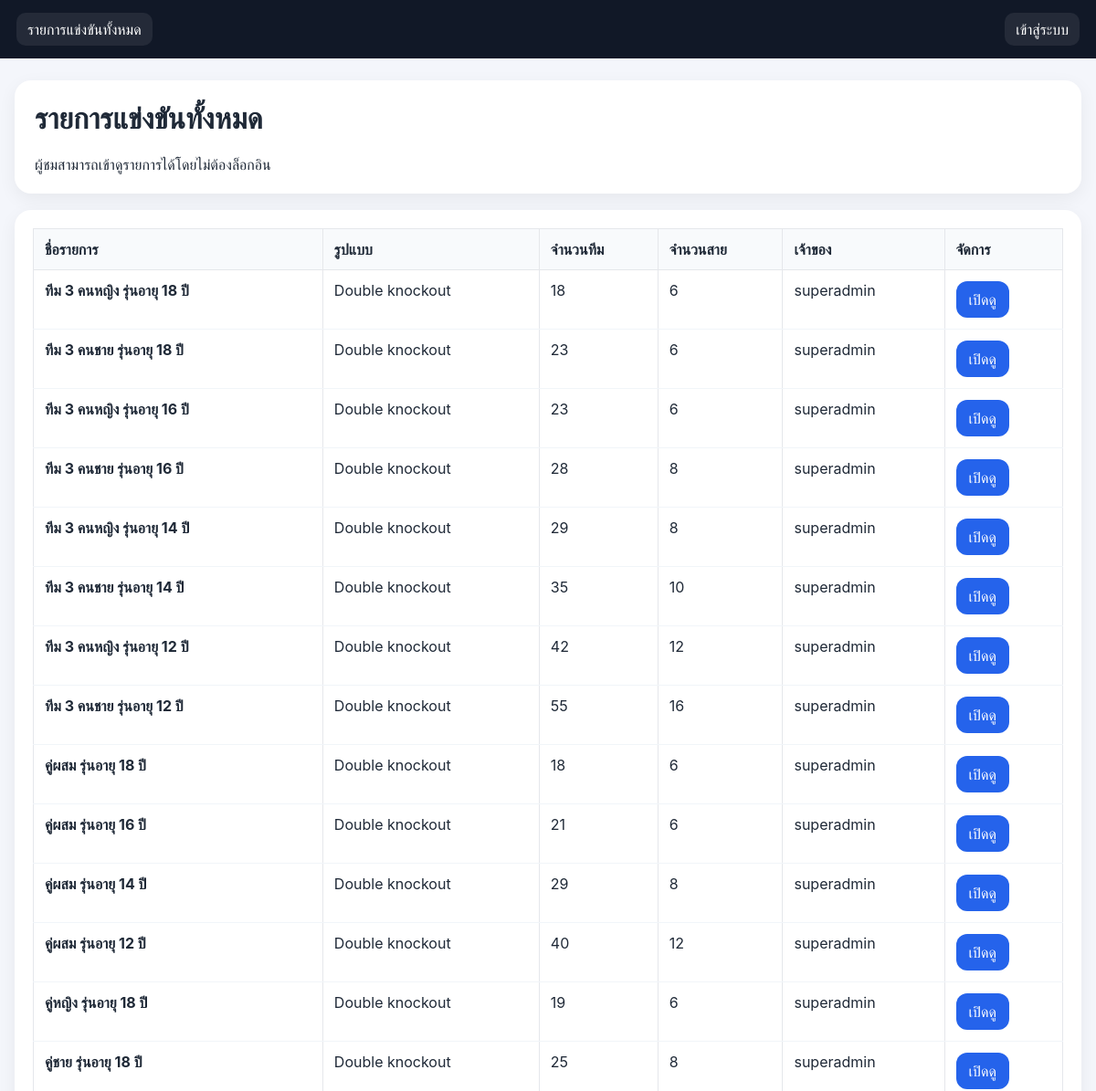
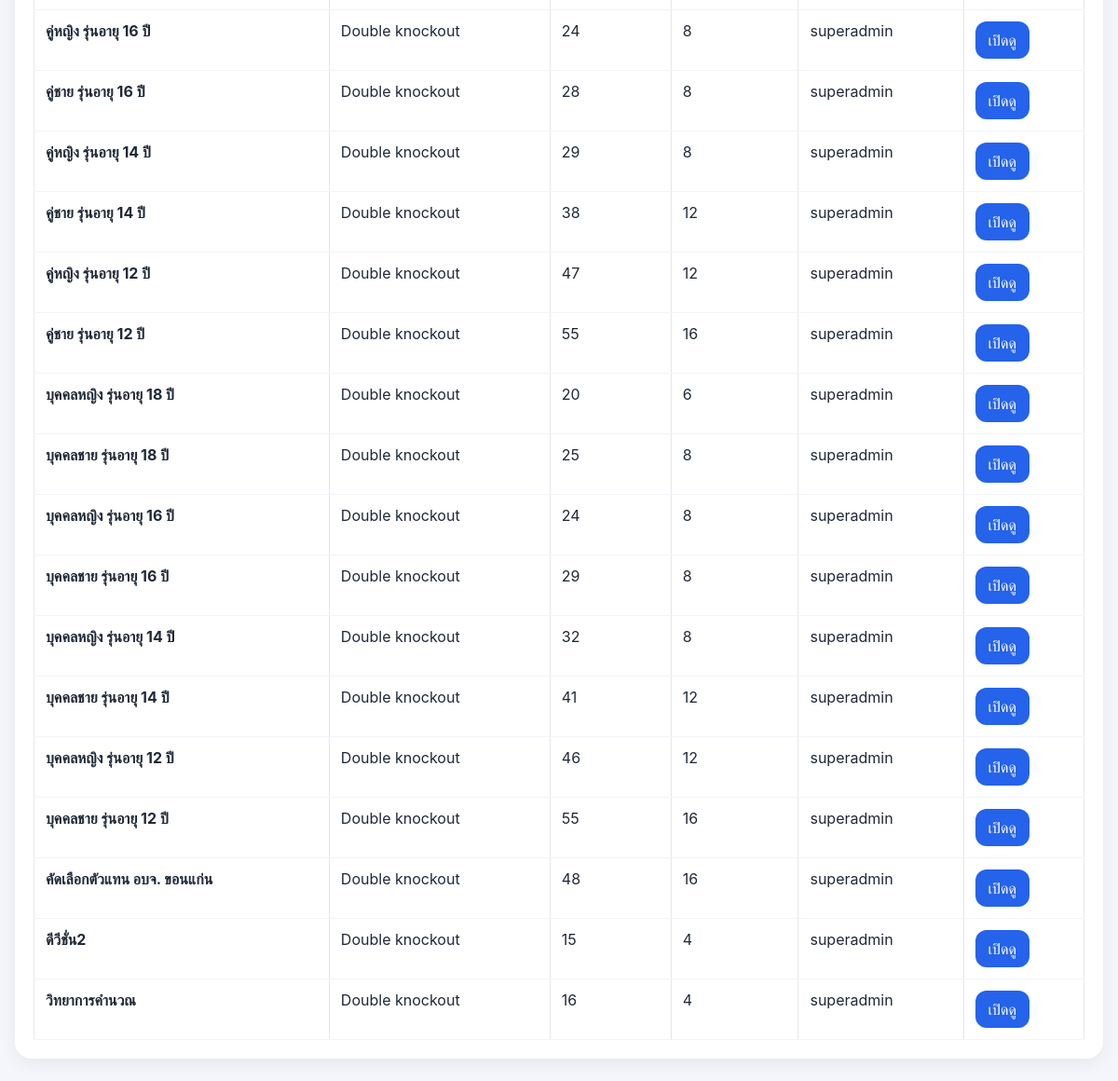
The page / on the database its author committed (2 pictures, top to bottom).
### tables this page shows
CREATE TABLE tournaments (
            id INTEGER PRIMARY KEY AUTOINCREMENT,
            name TEXT NOT NULL,
            owner_id INTEGER NOT NULL,
            team_count INTEGER NOT NULL,
            group_count INTEGER NOT NULL,
            group_sizes_json TEXT NOT NULL,
            avoid_same INTEGER NOT NULL DEFAULT 1,
            competition_type TEXT NOT NULL DEFAULT 'double_knockout',
            qualify_per_group INTEGER NOT NULL DEFAULT 2,
            status TEXT NOT NULL DEFAULT 'draft',
            created_at TEXT NOT NULL, batch_id INTEGER, event_label TEXT, event_category TEXT, event_gender TEXT, event_age INTEGER, sort_order INTEGER,
            FOREIGN KEY(owner_id) REFERENCES users(id)
        );

CREATE TABLE users (
            id INTEGER PRIMARY KEY AUTOINCREMENT,
            username TEXT UNIQUE NOT NULL,
            password_hash TEXT NOT NULL,
            role TEXT NOT NULL CHECK(role IN ('super_admin', 'admin')),
            created_by INTEGER,
            is_active INTEGER NOT NULL DEFAULT 1,
            create_quota INTEGER NOT NULL DEFAULT 0,
            created_count INTEGER NOT NULL DEFAULT 0,
            expires_at TEXT,
            created_at TEXT NOT NULL,
            updated_at TEXT NOT NULL,
            FOREIGN KEY(created_by) REFERENCES users(id)
        );

### app.py (the view)
@app.route("/")
def home():
    db = get_db()
    tournaments = db.execute(
        """
        SELECT t.*, u.username AS owner_name
        FROM tournaments t JOIN users u ON u.id = t.owner_id
        ORDER BY t.id DESC
        """
    ).fetchall()
    return render_template("public_home.html", tournaments=tournaments)

### app.py (called while the page is built)
def table_exists(db, table_name):
    row = db.execute(
        "SELECT name FROM sqlite_master WHERE type = 'table' AND name = ?",
        (table_name,),
    ).fetchone()
    return row is not None

def get_db():
    if "db" not in g:
        g.db = sqlite3.connect(DATABASE)
        g.db.row_factory = sqlite3.Row
        ensure_runtime_schema(g.db)
    return g.db

def current_user():
    uid = session.get("user_id")
    if not uid:
        return None
    return get_db().execute("SELECT * FROM users WHERE id = ?", (uid,)).fetchone()

def competition_type_label(value):
    labels = {
        "double_knockout": "Double knockout",
        "double_elimination": "Double knockout",
        "knockout": "Knockout",
    }
    return labels.get(value, value or "-")

@app.context_processor
def inject_user():
    return {
        "current_user": current_user(),
        "competition_type_label": competition_type_label,
        "stage_can_edit": stage_is_editable,
    }

### templates/public_home.html (shortened to what this page needs)
{% extends "base.html" %}
{% block content %}
<div class="page-grid">
    <div class="card" style="padding: 22px;">
        <h1 style="margin-top:0;">รายการแข่งขันทั้งหมด</h1>
        <p class="muted-text" style="margin-bottom:0;">
            ผู้ชมสามารถเข้าดูรายการได้โดยไม่ต้องล็อกอิน
        </p>
    </div>
    <div class="card" style="padding: 20px;">
        {% if tournaments %}
        <div style="overflow-x:auto;">
            <table style="border-collapse: collapse;">
                <thead>
                    <tr>
                        <th style="text-align:left; padding:12px; border-bottom:1px solid #e5e7eb;">ชื่อรายการ</th>
                        <th style="text-align:left; padding:12px; border-bottom:1px solid #e5e7eb;">รูปแบบ</th>
                        <th style="text-align:left; padding:12px; border-bottom:1px solid #e5e7eb;">จำนวนทีม</th>
                        <th style="text-align:left; padding:12px; border-bottom:1px solid #e5e7eb;">จำนวนสาย</th>
                        <th style="text-align:left; padding:12px; border-bottom:1px solid #e5e7eb;">เจ้าของ</th>
                        <th style="text-align:left; padding:12px; border-bottom:1px solid #e5e7eb;">จัดการ</th>
                    </tr>
                </thead>
                <tbody>
                    {% for t in tournaments %}
                    <tr>
                        <td style="padding:12px; border-bottom:1px solid #f1f5f9;">
                            <strong>{{ t.name }}</strong>
                        </td>
                        <td style="padding:12px; border-bottom:1px solid #f1f5f9;">
                            {{ competition_type_label(t.competition_type) }}
                        </td>
                        <td style="padding:12px; border-bottom:1px solid #f1f5f9;">{{ t.team_count }}</td>
                        <td style="padding:12px; border-bottom:1px solid #f1f5f9;">{{ t.group_count }}</td>
                        <td style="padding:12px; border-bottom:1px solid #f1f5f9;">{{ t.owner_name }}</td>
                        <td style="padding:12px; border-bottom:1px solid #f1f5f9;">
                            <a class="btn btn-primary" href="{{ url_for('view_tournament', tournament_id=t.id) }}">เปิดดู</a>
                        </td>
                    </tr>
                    {% endfor %}
                </tbody>
            </table>
        </div>
        {% else %}
        <div class="empty-state">ยังไม่มีทัวร์นาเมนต์</div>
        {% endif %}
    </div>
</div>
{% endblock %}

### templates/base.html (shortened to what this page needs)
<!doctype html>
<html lang="th">
<head>
</head>
<body>
  <div class="nav">
    <a href="{{ url_for('home') }}">รายการแข่งขันทั้งหมด</a>
    {% if current_user %}
      <a href="{{ url_for('dashboard') }}">แดชบอร์ด</a>
      <a href="{{ url_for('create_tournament') }}">สร้างทัวร์นาเมนต์</a>
      <a href="{{ url_for('import_events') }}">นำเข้าจาก Excel (หลายประเภท)</a>
      {% if current_user['role'] == 'super_admin' %}
      <a href="{{ url_for('manage_users') }}">จัดการผู้ใช้</a>
      {% endif %}
      <span class="spacer"></span>
      <span>ผู้ใช้: {{ current_user['username'] }}</span>
      <a href="{{ url_for('logout') }}">ออกจากระบบ</a>
    {% else %}
      <a href="{{ url_for('login') }}">เข้าสู่ระบบ</a>
    {% endif %}
  </div>
  <div class="wrap">
    {% block content %}{% endblock %}
  </div>
</body>
</html>

### templates/base.html (style rules this page uses)
body { font-family:-apple-system,BlinkMacSystemFont,'Segoe UI',sans-serif;background:#f4f6fb;margin:0;color:#1f2937 }
.nav { background:#111827;color:#fff;padding:14px 18px;display:flex;gap:14px;align-items:center;flex-wrap:wrap }
.nav a { color:#fff;text-decoration:none;padding:8px 12px;border-radius:10px;background:rgba(255,255,255,.08) }
.wrap { max-width:1200px;margin:24px auto;padding:0 16px }
.card { background:#fff;border-radius:18px;padding:20px;box-shadow:0 6px 20px rgba(0,0,0,.06);margin-bottom:18px }
.btn { display:inline-block;border:0;border-radius:12px;padding:10px 14px;background:#2563eb;color:#fff;text-decoration:none;cursor:pointer }
table { width:100%;border-collapse:collapse }
th,td { border:1px solid #e5e7eb;padding:8px;vertical-align:top }
th { background:#f8fafc }

### rows shown on the page
tournaments: name "ทีม 3 คนหญิง รุ่นอายุ 18 ปี", competition_type "Double knockout", team_count "18", group_count "6", owner_name "superadmin"
tournaments: name "ทีม 3 คนชาย รุ่นอายุ 18 ปี", competition_type "Double knockout", team_count "23", group_count "6", owner_name "superadmin"
tournaments: name "ทีม 3 คนหญิง รุ่นอายุ 16 ปี", competition_type "Double knockout", team_count "23", group_count "6", owner_name "superadmin"
tournaments: name "ทีม 3 คนชาย รุ่นอายุ 16 ปี", competition_type "Double knockout", team_count "28", group_count "8", owner_name "superadmin"
tournaments: name "ทีม 3 คนหญิง รุ่นอายุ 14 ปี", competition_type "Double knockout", team_count "29", group_count "8", owner_name "superadmin"
tournaments: name "ทีม 3 คนชาย รุ่นอายุ 14 ปี", competition_type "Double knockout", team_count "35", group_count "10", owner_name "superadmin"
tournaments: name "ทีม 3 คนหญิง รุ่นอายุ 12 ปี", competition_type "Double knockout", team_count "42", group_count "12", owner_name "superadmin"
tournaments: name "ทีม 3 คนชาย รุ่นอายุ 12 ปี", competition_type "Double knockout", team_count "55", group_count "16", owner_name "superadmin"
tournaments: name "คู่ผสม รุ่นอายุ 18 ปี", competition_type "Double knockout", team_count "18", group_count "6", owner_name "superadmin"
tournaments: name "คู่ผสม รุ่นอายุ 16 ปี", competition_type "Double knockout", team_count "21", group_count "6", owner_name "superadmin"
tournaments: name "คู่ผสม รุ่นอายุ 14 ปี", competition_type "Double knockout", team_count "29", group_count "8", owner_name "superadmin"
tournaments: name "คู่ผสม รุ่นอายุ 12 ปี", competition_type "Double knockout", team_count "40", group_count "12", owner_name "superadmin"
tournaments: name "คู่หญิง รุ่นอายุ 18 ปี", competition_type "Double knockout", team_count "19", group_count "6", owner_name "superadmin"
tournaments: name "คู่ชาย รุ่นอายุ 18 ปี", competition_type "Double knockout", team_count "25", group_count "8", owner_name "superadmin"
tournaments: name "คู่หญิง รุ่นอายุ 16 ปี", competition_type "Double knockout", team_count "24", group_count "8", owner_name "superadmin"
tournaments: name "คู่ชาย รุ่นอายุ 16 ปี", competition_type "Double knockout", team_count "28", group_count "8", owner_name "superadmin"
tournaments: name "คู่หญิง รุ่นอายุ 14 ปี", competition_type "Double knockout", team_count "29", group_count "8", owner_name "superadmin"
tournaments: name "คู่ชาย รุ่นอายุ 14 ปี", competition_type "Double knockout", team_count "38", group_count "12", owner_name "superadmin"
tournaments: name "คู่หญิง รุ่นอายุ 12 ปี", competition_type "Double knockout", team_count "47", group_count "12", owner_name "superadmin"
tournaments: name "คู่ชาย รุ่นอายุ 12 ปี", competition_type "Double knockout", team_count "55", group_count "16", owner_name "superadmin"
tournaments: name "บุคคลหญิง รุ่นอายุ 18 ปี", competition_type "Double knockout", team_count "20", group_count "6", owner_name "superadmin"
tournaments: name "บุคคลชาย รุ่นอายุ 18 ปี", competition_type "Double knockout", team_count "25", group_count "8", owner_name "superadmin"
tournaments: name "บุคคลหญิง รุ่นอายุ 16 ปี", competition_type "Double knockout", team_count "24", group_count "8", owner_name "superadmin"
tournaments: name "บุคคลชาย รุ่นอายุ 16 ปี", competition_type "Double knockout", team_count "29", group_count "8", owner_name "superadmin"
tournaments: name "บุคคลหญิง รุ่นอายุ 14 ปี", competition_type "Double knockout", team_count "32", group_count "8", owner_name "superadmin"
tournaments: name "บุคคลชาย รุ่นอายุ 14 ปี", competition_type "Double knockout", team_count "41", group_count "12", owner_name "superadmin"
tournaments: name "บุคคลหญิง รุ่นอายุ 12 ปี", competition_type "Double knockout", team_count "46", group_count "12", owner_name "superadmin"
tournaments: name "บุคคลชาย รุ่นอายุ 12 ปี", competition_type "Double knockout", team_count "55", group_count "16", owner_name "superadmin"
tournaments: name "คัดเลือกตัวแทน อบจ. ขอนแก่น", competition_type "Double knockout", team_count "48", group_count "16", owner_name "superadmin"
tournaments: name "ดีวีชั่น2", competition_type "Double knockout", team_count "15", group_count "4", owner_name "superadmin"
tournaments: name "วิทยาการคำนวณ", competition_type "Double knockout", team_count "16", group_count "4", owner_name "superadmin"
